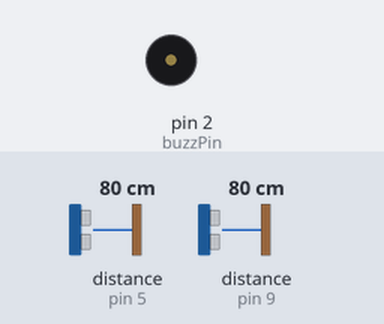
Recording of a sketch running on a simulated Arduino Uno, built with avr-gcc and run on an emulated ATmega328P. On the bench: buzzer (waves = sounding, pin HIGH). Wiring (inferred from the names in the program): 2 × ultrasonic range finder: trigger pin 6, echo pin 5 / trigger pin 10, echo pin 9. The test bench sets the inputs (shaded band); at power-on: distance to the obstacle (sensors on pin 5, pin 9) 80 cm. The echo pulse lasts 58.3 µs per cm; pins used as bus, display or sensor lines are not drawn; what the sketch prints to the serial monitor is not drawn.

Above: at 0.5 s.
Timing chart, 0 to 4.8 s (numbered marks = the images above):
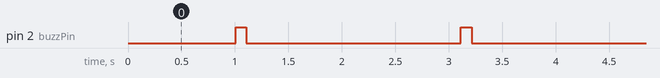

Measured:
- by itself, pin 2 (buzzPin): alternates HIGH for 0.10 s and LOW for 2.0 s

The sketch:

buzz_on_contact.ino
```cpp
//buzz
int const trigPin = 6;
int const echoPin = 5;
int const trigPin1 = 10;
int const echoPin1 = 9;
int const buzzPin = 2;
int count = 0;


//LED
#include "SevSeg.h"
SevSeg sevseg;


void setup() {

  Serial.begin(9600);


  // buzz:
  pinMode(trigPin, OUTPUT); // trig pin will have pulses output
  pinMode(echoPin, INPUT); // echo pin should be input to get pulse width
  pinMode(buzzPin, OUTPUT); // buzz pin is output to control buzzing
pinMode(trigPin1, OUTPUT); // trig pin will have pulses output
  pinMode(echoPin1, INPUT);
}

void loop() {
  bool flg = buzz();

}


bool buzz() {

  int duration, distance;
  // Output pulse with 1ms width on trigPin
  digitalWrite(trigPin, HIGH);
  digitalWrite(trigPin1, HIGH);
  delay(1);
  digitalWrite(trigPin, LOW);
  digitalWrite(trigPin1, LOW);
  // Measure the pulse input in echo pin
  duration = pulseIn(echoPin, HIGH);
  duration = pulseIn(echoPin1, HIGH);
  // Distance is half the duration devided by 29.1 (from datasheet)
  distance = (duration / 2) / 29.1;
  // if distance less than 0.5 meter and more than 0 (0 or less means over range)
  if (distance <= 5 && distance >= 0) {
    // Buzz
    digitalWrite(buzzPin, HIGH);
    delay(100);
    digitalWrite(buzzPin, LOW);

    count = count + 1; //increasing the value of the count
    Serial.println(count);
    delay(1000); //delay in printing the count to avoid multiple number entries
    if (count > 9) {
      count = 0;
    } //reset the count to 0 for starting the game

    return true;

  } else {
    // Don't buzz
    digitalWrite(buzzPin, LOW);
    return false;
  }
  // Waiting 60 ms won't hurt any one
  delay(60);

}
```
